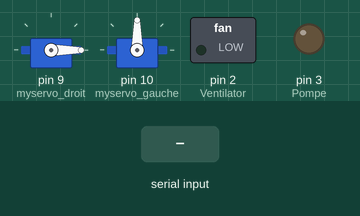
Simulated run of this sketch. Board: Arduino Uno, built with avr-gcc and run on an emulated ATmega328P. Shown: 2 × servo, switched loads named in the sketch (green lamp = pin HIGH), output pins drawn as LEDs (lit = HIGH). Inputs (shaded band) come from the test bench.

Above: at 1.2 s.
1.3 s: "1" received over Serial
At 1.45 s:
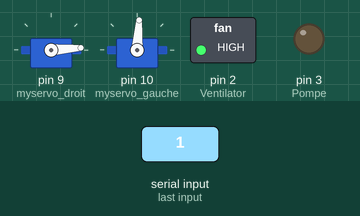
At 3.4 s:
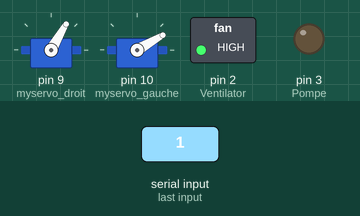
Timing chart, 0 to 24.9 s (numbered marks = the images above; inputs shaded):
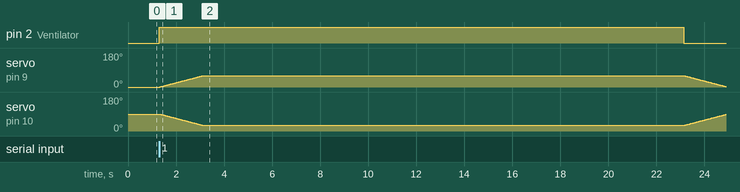

Measured:
- after the input at 1.3 s, pin 2 (Ventilator): LOW → HIGH at once, → LOW 21.8 s later; servo on pin 9 (myservo_droit): rises from 0° to 60° in 1.8 s, then falls to 2° in 21.8 s

The sketch:

Code_actionneur_serre.ino
```cpp
/*******************************************
********************************************
***** Code Actionneur Serre Connecté *******
************ Version 28/02/2024 ************
********************************************
*******************************************/

#include <Servo.h>

Servo myservo_droit;  // Création d'un objet servo pour le controle
Servo myservo_gauche;  // En regardant devant l'ouverture
#define Ventilator 2
#define Pompe 3


int pos = 0;    // variable to store the servo position

void setup() {
  Serial.begin(9600);
  myservo_droit.attach(9);    // En regardant devant l'ouverture
  myservo_droit.write(0);     // Position Initiale
  myservo_gauche.attach(10);  //  En regardant devant l'ouverture
  myservo_gauche.write(90);   // Position Initiale
  pinMode(Ventilator, OUTPUT);
  pinMode(Pompe, OUTPUT);
  //pompe();
}

void loop() {
  if (Serial.available() > 0) {
    int choix_action = Serial.read();
    if(choix_action == '1')
    {
      activate_ventilation(20);           // Choix de l'action en fonction de la variable choix_action
    }
    else if(choix_action == '2')
    {
      pompe(4);
    }
    else if(choix_action == '3')
    {
      activate_ventilation(20);
      pompe(4);
    }
    else
    {
      Serial.println("Commande non comprise");
    }
  }
}

void pompe(int temps_pompe)
{
  digitalWrite (Pompe, HIGH); // "NO" est passant;
  delay(temps_pompe*1000);
  digitalWrite (Pompe, LOW); // "NC" est passant;
}


void activate_ventilation(int temps_ventilation)
{
  digitalWrite(Ventilator, HIGH);
  for (pos = 0; pos <= 60; pos += 1) { // goes from 0 degrees to 180 degrees
    // in steps of 1 degree
    myservo_droit.write(pos);              // tell servo to go to position in variable 'pos'
    myservo_gauche.write(90-pos);
    delay(30);                       // waits 15 ms for the servo to reach the position
  }
  delay(temps_ventilation*1000);
  digitalWrite(Ventilator, LOW);
  for (pos = 60; pos >= 0; pos -= 1) { // goes from 180 degrees to 0 degrees
    myservo_droit.write(pos);              // tell servo to go to position in variable 'pos'
    myservo_gauche.write(90-pos);
    delay(30);                       // waits 15 ms for the servo to reach the position
  }
  delay(1000);
}
```
